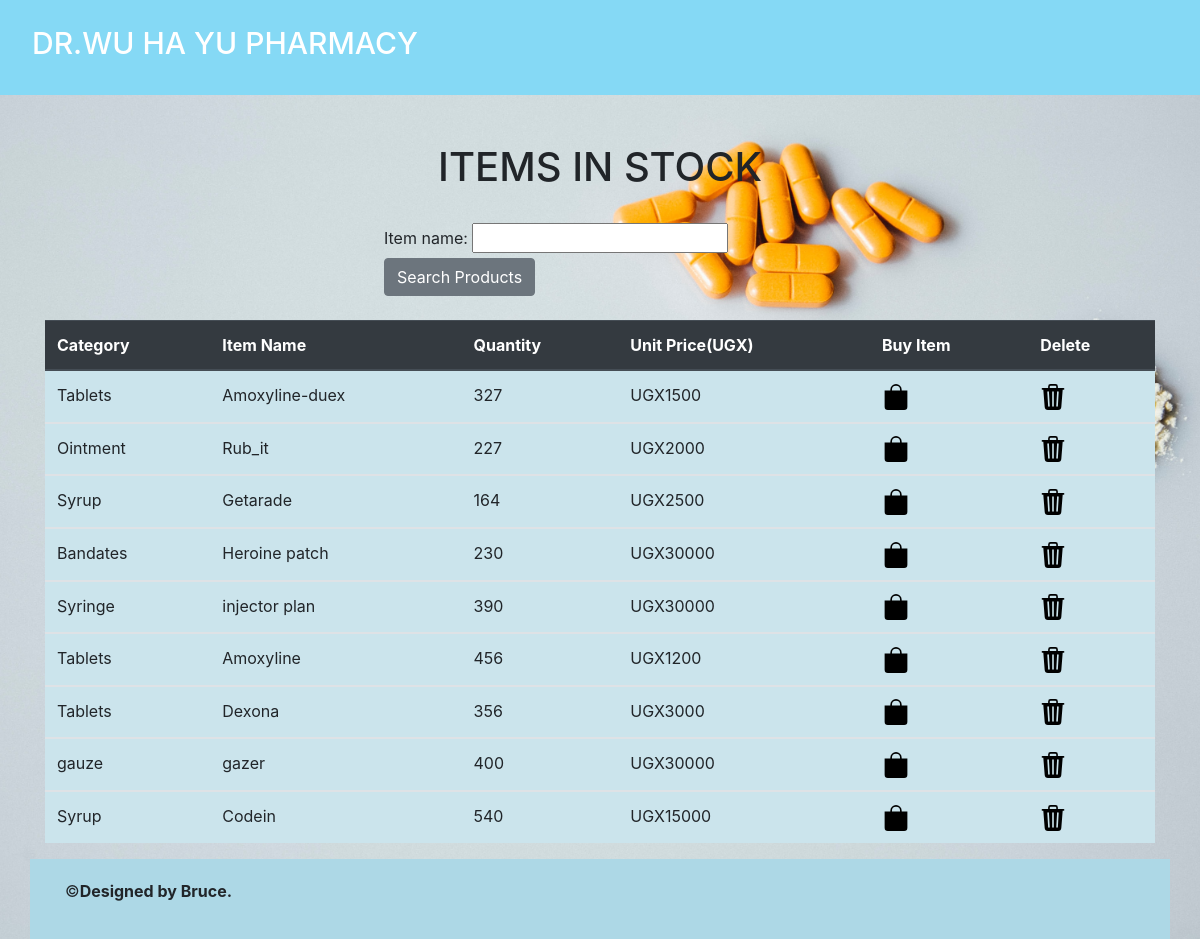
The app's page /index/ with its own data.
### salesmanager/models.py (models this page shows, shortened)
class Product(models.Model):
    category_name = models.ForeignKey(Category, on_delete = models.CASCADE, null = True, blank=True)
    item_name = models.CharField(max_length = 50, null = True, blank = True)
    total_quantity = models.IntegerField(default = 0, null = True, blank = True)
    issued_quantity =  models.IntegerField(default = 0, null = True, blank = True)
    received_quantity =  models.IntegerField(default = 0, null = True, blank = True)
    unit_price =  models.IntegerField(default = 0, null = True, blank = True)
    manufacturer =  models.CharField(max_length = 50, null = True, blank = True)
    brand =  models.CharField(max_length = 50, null = True, blank = True)

class Category(models.Model):
    name = models.CharField(max_length = 50, null = True, blank = True)
    def __str__(self):
        return self.name

### salesmanager/views.py (the view)
# urls.py: path('index/', views.index, name = 'index'),
def index(request):
    products = Product.objects.all().order_by('-id')
    product_filters = Product_filter(request.GET, queryset = products)
    products = product_filters.qs
    return render(request, 'products/index.html', {'products' : products, 'product_filters' : product_filters})

### templates/products/index.html (shortened to what this page needs)
{% extends 'products/base.html' %} {% block content%}
<br></br>
<div class = "container">
  <h1 class= "text-center">ITEMS IN STOCK</h1>
  <br>
  <div class = "container">
    <form action = "" method = "GET">
      {{product_filters.form}}
      <input
      type = "submit"
      value = "Search Products"
      class="btn btn-secondary btn"/>
    </form>
  </div>
  <br>
  <table class="table table-hover">
    <thead class="thead-dark">
      <tr>
        <th scope="col">Category</th>
        <th scope="col">Item Name</th>
        <th scope="col">Quantity</th>
        <th scope="col">Unit Price(UGX)</th>
        <th scope = "col">Buy Item</th>
        <th scope = "col">Delete</th>
      </tr>
    </thead>
    {% for product in products%}
    <tbody>
      <tr>
        <td>{{product.category_name}}</td>
        <td>{{product.item_name}}</td>
        <td>{{product.total_quantity}}</td>
        <td>UGX{{product.unit_price}}</td>
        <td><a href="{% url 'product_detail' product.id %}"
              ><svg xmlns="http://www.w3.org/2000/svg" width="28" height="26" fill="black" class="bi bi-bag-fill" viewBox="0 0 16 16">
                <path d="M8 1a2.5 2.5 0 0 1 2.5 2.5V4h-5v-.5A2.5 2.5 0 0 1 8 1zm3.5 3v-.5a3.5 3.5 0 1 0-7 0V4H1v10a2 2 0 0 0 2 2h10a2 2 0 0 0 2-2V4h-3.5z"/>
              </svg></a></td>
            <td><a href="{% url 'delete_detail' product.id %}"
              ></a></td>
      </tr>
    </tbody>
    {% endfor %}
  </table>
</div>
{% endblock%}

### templates/products/base.html (shortened to what this page needs)
{% load static%}
<!DOCTYPE html>
<html lang="en">
<head>
    <link rel="stylesheet" href="https://stackpath.bootstrapcdn.com/bootstrap/4.5.2/css/bootstrap.min.css">
    <link rel = "stylesheet" href = {% static 'css/main.css'%}>
</head>
<body>
    <nav class="navbar navbar-expand-lg navbar-dark ">
        <a class="nav-link" href="/admin/"><h1 class="navbar-brand" style = "font-size: 25px"> DR.WU HA YU PHARMACY</h1></a>
     </nav>
     <div id="pagecontent" class="container-fluid">
    {% block content%}
    {% endblock%}
    <div class="container-fluid">
      <footer class="page-footer font-small blue" >
              <div class="col-md-4">
                  <p id="footer_txt">&copy;<b>Designed by Bruce.</b></p>
              </div>
      </footer>
  </div>
</body>
</html>

### salesmanager/static/css/main.css (style rules this page uses)
html,body { position: relative; overflow-x: hidden; background: url('/static/images/img4.jpg'); backdrop-filter: blur(5px); width: 100% !important; height: 100vh; display: table; position: relative; background-position: center; background-attachment: scroll; -o-background-size: cover; -moz-background-size: cover; -webkit-background-size: cover; background-size: cover; background-repeat: no-repeat; opacity: 0px; }
body::before { background-color: hsl(0, 0%, 98%); font-family: 'Open Sans'; background: url('/static/images/img4.jpg'); }
form { width: 40%; margin: 0 auto; }
.navbar { background-color:#85d9f5 ; }
.navbar-brand { font-size: 30px !important; }
.table { background-color: #cbe4ec; }
footer { background-color: #ADD8E6 ; padding: 20px; display: flex; }

### records on screen
Product: category_name "Tablets", item_name "Amoxyline-duex", total_quantity "327", unit_price "1500"
Product: category_name "Ointment", item_name "Rub_it", total_quantity "227", unit_price "2000"
Product: category_name "Syrup", item_name "Getarade", total_quantity "164", unit_price "2500"
Product: category_name "Bandates", item_name "Heroine patch", total_quantity "230", unit_price "30000"
Product: category_name "Syringe", item_name "injector plan", total_quantity "390", unit_price "30000"
Product: category_name "Tablets", item_name "Amoxyline", total_quantity "456", unit_price "1200"
Product: category_name "Tablets", item_name "Dexona", total_quantity "356", unit_price "3000"
Product: category_name "gauze", item_name "gazer", total_quantity "400", unit_price "30000"
Product: category_name "Syrup", item_name "Codein", total_quantity "540", unit_price "15000"
